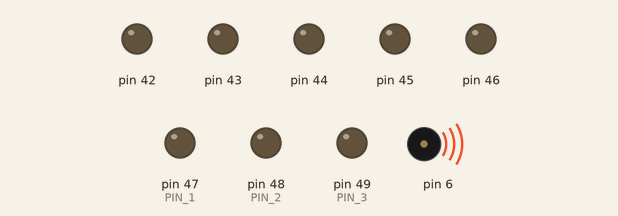
Simulated run of this sketch. Board: Arduino Mega 2560, built with avr-gcc and run on an emulated ATmega2560. Shown: output pins drawn as LEDs (lit = HIGH), buzzer (waves = sounding). Pins used as bus, display or sensor lines are not drawn.

Above: at 0.1 s.
Timing chart, 0 to 40.0 s (numbered marks = the images above):
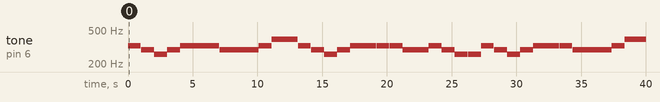

The sketch:

lab_2_3.ino
```cpp
//PART 1
#define NUM_PINS 3
#define PIN_1 47
#define PIN_2 48
#define PIN_3 49
#define ALL_BITS 0xFF;
#define  BIT_2      1<<2;  //  shift “1” 2 places over
#define  BIT_1      1<<1;  //  shift “1” 1 places over
#define  BIT_0      1<<0;  //  shift “1” 0 places over

#define PART_ONE_TWO 1
#define TASK_A_AND_B 1
#define MARY 1

//PART 2
#define CLOCK_RATE 16000000
#define CYCLE_TIME 4000

//MARY HAD A LITTLE LAMB NOTES AND CONST ARRAY
#define NOTE_c 3830 // 261 Hz
#define NOTE_d 3400 // 294 Hz
#define NOTE_e 3038 // 329 Hz
#define NOTE_f 2864 // 349 Hz
#define NOTE_g 2550 // 392 Hz
#define NOTE_a 2272 // 440 Hz
#define NOTE_b 2028 // 493 Hz
#define NOTE_C 1912 // 523 Hz
#define NOTE_R 0

const int melody[] = {NOTE_e, NOTE_R, NOTE_d, NOTE_R, NOTE_c, NOTE_R, NOTE_d, NOTE_R, NOTE_e, NOTE_R, NOTE_e, NOTE_R, NOTE_e, NOTE_R, NOTE_d, NOTE_R,NOTE_d, NOTE_R,NOTE_d, NOTE_R,NOTE_e, NOTE_R,NOTE_g, NOTE_R,NOTE_g, NOTE_R,NOTE_e, NOTE_R,NOTE_d, NOTE_R, NOTE_c, NOTE_R,NOTE_d, NOTE_R,NOTE_e, NOTE_R,NOTE_e, NOTE_R,NOTE_e, NOTE_R,NOTE_e, NOTE_R,NOTE_d, NOTE_R,NOTE_d, NOTE_R,NOTE_e, NOTE_R,NOTE_d, NOTE_R, NOTE_c, NOTE_R, NOTE_c};

// Runs Task A
// Input: seconds - seconds to run the task for
void taskA(int seconds);

// Runs Task B
// Input: seconds - seconds to run the task for
void taskB(int seconds);

// Runs Task A syncronously
// Input: currMillis - the current milliseconds
//        startMillis - the milliseconds when the task started
void taskAMod(int currMillis, int startMillis);

// Runs Task B syncronously
// Input: currMillis - the current milliseconds
//        startMillis - the milliseconds when the task started
void taskBMod(int currMillis, int startMillis);

// Sets the output rate for TIMER4
// Input: hertz - the hertz to drive TIMER4 at. If hertz is zero, the timer is disabled.
void setTimer4Hertz(int hertz);

// Plays Mary had a little lamb
void mary();

// Runs Tasks A and B together
// Input: seconds - seconds to run the tasks for
void taskAB(int seconds);

// No outputs
// Input: seconds - seconds for no outputs
void noOutputs(int seconds);

// Runs Task C
void taskC();

void setup() {
  // Enable Serial for debugging
  Serial.begin(9600);

  // initialize digital pin LED_BUILTIN as an output.
  DDRL = ALL_BITS;

  // Enable the clock
  PRR1 &= ~(1 << PRTIM4);

  // Enable the output pin
  DDRH |= 1 << PH3;

  // Clear the timer registers
  TCCR4A = 0;
  TCCR4B = 0;

  // turn on CTC mode
  TCCR4B |= (1 << WGM12);
  // Set CS10 bit for a prescaler of 1
  TCCR4B |= (1 << CS10);
  // Enable output on PH3
  TCCR4A |= 1 << COM4A0;

  // Clear the timer counter
  TCNT4 = 0;
}

void loop() {
  taskC();
}

void taskA(int seconds){
  unsigned long currMillis = millis();
  unsigned long startMillis = millis();
  while(currMillis-startMillis<seconds*1000){
    int del = 1000/NUM_PINS;
    PORTL &= !BIT_0;
    PORTL |= BIT_2;
    delay(del);
    PORTL &= !BIT_2;
    PORTL |= BIT_1;
    delay(del);
    PORTL &= !BIT_1;
    PORTL |= BIT_0;
    delay(del);
    currMillis = millis();
  }
}

void taskB(int seconds){
  unsigned long currMillis = millis();
  unsigned long startMillis = millis();
  while(currMillis-startMillis<seconds*1000){
    TCCR4A |= 1 << COM4A0;
    // Set tp 400Hz
    setTimer4Hertz(400);
    delay(1000);

    // Set to 250Hz
    setTimer4Hertz(250);
    delay(1000);

    // Set to 800Hz
    setTimer4Hertz(800);
    delay(1000);

    // Disable then reenable the output
    TCCR4A &= ~(1 << COM4A0);
    delay(1000);
    currMillis = millis();
  }
}

//Task A for LED Sequence
void taskAMod(int currMillis, int startMillis){
    int del = 1000/NUM_PINS;
    //pin 1
    if(currMillis-startMillis < del){
      digitalWrite(PIN_1, HIGH);   // turn the LED on (HIGH is the voltage level)
    }
    else if(currMillis-startMillis >= del){
      digitalWrite(PIN_1, LOW);   // turn the LED on (HIGH is the voltage level)
    }

    if(currMillis-startMillis >= del && currMillis-startMillis < 2*del){
      digitalWrite(PIN_2, HIGH);   // turn the LED on (HIGH is the voltage level)
    }
    else if(currMillis-startMillis >= 2*del){
      digitalWrite(PIN_2, LOW);   // turn the LED on (HIGH is the voltage level)
    }

    if(currMillis-startMillis >= 2*del && currMillis-startMillis < 3*del){
      digitalWrite(PIN_3, HIGH);   // turn the LED on (HIGH is the voltage level)
    }
    else if(currMillis-startMillis >= 3*del){
      digitalWrite(PIN_3, LOW);   // turn the LED on (HIGH is the voltage level)
    }
}

void taskBMod(int currMillis, int startMillis){
  int del = 1000;
  // Set tp 400Hz
  if(currMillis-startMillis < del){
    TCCR4A |= 1 << COM4A0;
    setTimer4Hertz(400);
  }

  // Set to 250Hz
  else if(currMillis-startMillis >= del && currMillis-startMillis < 2*del){
    TCCR4A |= 1 << COM4A0;
    setTimer4Hertz(250);
  }

  // Set to 800Hz
  else if(currMillis-startMillis >= 2*del && currMillis-startMillis < 3*del){
    TCCR4A |= 1 << COM4A0;
    setTimer4Hertz(800);
  }

  else if(currMillis-startMillis >= 3*del && currMillis-startMillis < 4*del){
    // Disable the output
    TCCR4A &= ~(1 << COM4A0);
  }

  else {
    // Disable then reenable the output
    TCCR4A |= 1 << COM4A0;
  }
}

void setTimer4Hertz(int hertz) {
  OCR4A = CLOCK_RATE/(hertz * 2);
}

void mary(){
  int sizearr = sizeof melody / sizeof melody[0];
  int del = 1000;
  for(int i=0; i<sizearr; i++){
    int startMillis = millis();
    int currMillis = millis();
    if(melody[i] != 0){
      TCCR4A |= 1 << COM4A0;
      while(currMillis-startMillis < del){
       int freq = 1000000/melody[i]; //1 million
       setTimer4Hertz(freq);
       currMillis = millis();
      }
    }
    else{
      TCCR4A &= ~(1 << COM4A0);
      while(currMillis-startMillis < del/100){
       currMillis = millis();
      }
    }
  }
}

void taskAB(int seconds){
  unsigned long currMillisA = millis();
  unsigned long currMillisB = millis();
  unsigned long currMillis = millis();

  unsigned long startMillisA = millis();
  unsigned long startMillisB = millis();
  unsigned long startMillis = millis();
  while(currMillis-startMillis < seconds*1000){
    if((currMillis-startMillisA)%(2000) == 0){
      startMillisA = currMillis;
    }
    taskAMod(currMillis, startMillisA);
    if((currMillis-startMillisB)%(CYCLE_TIME) == 0){
      startMillisB = currMillis;
    }
    taskBMod(currMillis, startMillisB);
    currMillis = millis();
  }
}

void noOutputs(int seconds){
  unsigned long currMillis = millis();
  unsigned long startMillis = millis();
  DDRL = !ALL_BITS;
  TCCR4A &= ~(1 << COM4A0); //TODO: not sure how to turn off
  while(currMillis-startMillis < seconds*1000){
    currMillis = millis();
  }
  DDRL = ALL_BITS;
  TCCR4A |= 1 << COM4A0;
}

void taskC(){
  //task A and B together
//  taskA(2);
//  taskB(4);
//  taskAB(10);
////  if(MARY){
////    mary();
////  }
////  //no outputs
//  noOutputs(1);
  mary();
}
```

Measured:
- by itself, tone on pin 6: plays 329 Hz for 1.0 s, 294 Hz for 1.0 s, 261 Hz for 1.0 s, 294 Hz for 1.0 s, 329 Hz for 1.0 s, 329 Hz for 1.0 s … (40 notes in this stretch)
